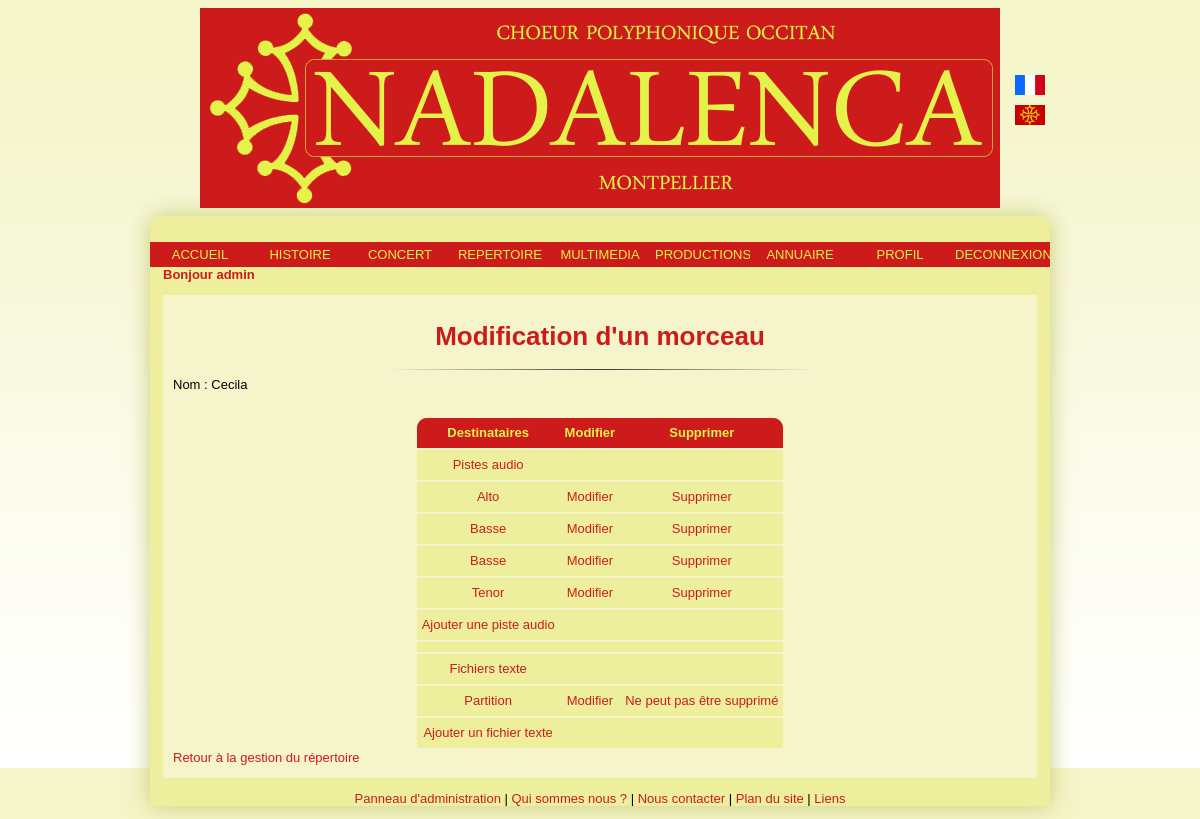
The page /Controleur/controlModifierRepertoire.php?idr=4 (signed in) on the database its author committed.
### tables this page shows
CREATE TABLE IF NOT EXISTS `utilisateur` (
  `id` int(11) NOT NULL AUTO_INCREMENT,
  `nom` varchar(255) NOT NULL,
  `prenom` varchar(255) NOT NULL,
  `email` varchar(255) NOT NULL,
  `mdp` varchar(255) NOT NULL,
  `statut` varchar(255) NOT NULL,
  `admin` tinyint(1) NOT NULL,
  `adresseP` varchar(255) NOT NULL,
  `codeP` varchar(255) NOT NULL,
  `ville` varchar(255) NOT NULL,
  `numtelF` varchar(14) NOT NULL,
  `numtelM` varchar(14) NOT NULL,
  `voix` varchar(255) NOT NULL,
  PRIMARY KEY (`id`),
  UNIQUE KEY `id` (`id`)
);

CREATE TABLE IF NOT EXISTS `repertoire` (
  `idr` int(10) NOT NULL AUTO_INCREMENT,
  `nom` varchar(255) NOT NULL,
  `idA` int(10) NOT NULL,
  `idT` int(10) NOT NULL,
  PRIMARY KEY (`idr`),
  KEY `idA` (`idA`),
  KEY `idT` (`idT`)
);

CREATE TABLE IF NOT EXISTS `audio` (
  `ida` int(10) NOT NULL AUTO_INCREMENT,
  `nom` varchar(255) NOT NULL,
  `nbfichier` int(2) NOT NULL,
  `nomfich1` varchar(255) NOT NULL,
  `dest1` varchar(255) NOT NULL,
  `nomfich2` varchar(255) NOT NULL,
  `dest2` varchar(255) NOT NULL,
  `nomfich3` varchar(255) NOT NULL,
  `dest3` varchar(255) NOT NULL,
  `nomfich4` varchar(255) NOT NULL,
  `dest4` varchar(255) NOT NULL,
  `nomfich5` varchar(255) NOT NULL,
  `dest5` varchar(255) NOT NULL,
  PRIMARY KEY (`ida`)
);

CREATE TABLE IF NOT EXISTS `texte` (
  `idt` int(10) NOT NULL AUTO_INCREMENT,
  `nom` varchar(255) NOT NULL,
  `nbfichier` int(2) NOT NULL,
  `nomfich1` varchar(255) NOT NULL,
  `dest1` varchar(255) NOT NULL,
  `nomfich2` varchar(255) NOT NULL,
  `dest2` varchar(255) NOT NULL,
  `nomfich3` varchar(255) NOT NULL,
  `dest3` varchar(255) NOT NULL,
  `nomfich4` varchar(255) NOT NULL,
  `dest4` varchar(255) NOT NULL,
  `nomfich5` varchar(255) NOT NULL,
  `dest5` varchar(255) NOT NULL,
  PRIMARY KEY (`idt`)
);

### Modele/Utilisateur.php (called while the page is built, shortened)
<?php
class Utilisateur
{
	private $prenom;
	public function getPrenom()
	{
		return $this->prenom;
	}
	public function __construct ($id, $nom, $prenom, $email, $mdp, $statut, $admin, $adresseP, $codeP, $ville, $numtelF, $numtelM, $voix)
	{
		$this->prenom = $prenom;
	}
	public static function getUtilisateurByEmail($email)
	{
		$req = "SELECT * FROM utilisateur WHERE email='$email'";
		$res = mysql_query($req) or die ("Erreur insertion : Classe Utilisateur / Fonction getUtilisateurByEmail ");
		$tuple = mysql_fetch_array($res);
		return new Utilisateur($tuple['id'], $tuple['nom'], $tuple['prenom'], $email, $tuple['mdp'], $tuple['statut'], $tuple['admin'], $tuple['adresseP'], $tuple['codeP'], $tuple['ville'], $tuple['numtelF'], $tuple['numtelM'], $tuple['voix']);
	}
}
?>

### Vue/viewModificationMorceau.php (the view, shortened to what this page needs)
<h1>Modification d'un morceau </h1>
<hr/>
<?php
	$res = mysql_query("SELECT * FROM repertoire WHERE idr = '$idR'");
	$tuple = mysql_fetch_array($res);
	echo "Nom : ".$tuple['nom'];
	$ida = $tuple['idA'];
	$idt = $tuple['idT'];
	$resaudio = mysql_query("SELECT * FROM audio WHERE ida = '$ida'") or die ("Erreur insertion, viewModificationMorceau, resaudio");
	$tupleaudio = mysql_fetch_array($resaudio);
	$restexte = mysql_query("SELECT * FROM texte WHERE idt = '$idt'") or die ("Erreur insertion / view ModificationMorceau, restexte");
	$tupletexte = mysql_fetch_array($restexte);
	echo "<table>
			<thead>
				<tr>
					<th>Destinataires</th>
					<th>Modifier</th>
					<th>Supprimer</th>
				</tr>
			</thead>
			<tbody>
				<tr>
					<td>Pistes audio</td>
					<td></td>
					<td></td>
				</tr>";
	switch($tupleaudio['nbfichier'])
	{
		case 4:
			echo "<tr>
					<td>".$tupleaudio['dest1']."</td>
					<td><a href=\"../Controleur/controlModificationMorceauAudio.php?ida=".$tupleaudio['ida']."&nb=1 \" > Modifier </a></td>
					<td><a href=\"../Controleur/controlSuppressionMorceauAudio.php?ida=".$tupleaudio['ida']."&nb=1 \" > Supprimer </a></td>
				</tr>";
			echo "<tr>
					<td>".$tupleaudio['dest2']."</td>
					<td><a href=\"../Controleur/controlModificationMorceauAudio.php?ida=".$tupleaudio['ida']."&nb=2 \" > Modifier </a></td>
					<td><a href=\"../Controleur/controlSuppressionMorceauAudio.php?ida=".$tupleaudio['ida']."&nb=2 \"> Supprimer </a></td>
				</tr>";
			echo "<tr>
					<td>".$tupleaudio['dest2']."</td>
					<td><a href=\"../Controleur/controlModificationMorceauAudio.php?ida=".$tupleaudio['ida']."&nb=3 \" > Modifier </a></td>
					<td><a href=\"../Controleur/controlSuppressionMorceauAudio.php?ida=".$tupleaudio['ida']."&nb=3 \"> Supprimer </a></td>
				</tr>";
			echo "<tr>
					<td>".$tupleaudio['dest4']."</td>
					<td><a href=\"../Controleur/controlModificationMorceauAudio.php?ida=".$tupleaudio['ida']."&nb=4 \"> Modifier </a></td>
					<td><a href=\"../Controleur/controlSuppressionMorceauAudio.php?ida=".$tupleaudio['ida']."&nb=4 \"> Supprimer </a></td>
				</tr>";
			echo "<tr>
					<td><a href=\"../Controleur/controlModificationMorceauAjoutAudio.php?ida=".$tupleaudio['ida']."&nb=5 \"> Ajouter une piste audio </a></td>
					<td></td>
					<td></td>
				</tr>";
			break;
	}
	echo "<tr>
			<td> </td>
			<td> </td>
			<td> </td>
		</tr>
		<tr>
			<td>Fichiers texte</td>
			<td></td>
			<td></td>
		</tr>";
	switch($tupletexte['nbfichier'])
	{
		case 1:
			echo "<tr>
					<td>".$tupletexte['dest1']."</td>
					<td><a href=\"../Controleur/controlModificationMorceauTexte.php?idt=".$tupletexte['idt']."&nb=1 \"> Modifier </a></td>
					<td>Ne peut pas être supprimé</td>
				</tr>";
			echo "<tr>
					<td><a href=\"../Controleur/controlModificationMorceauAjoutTexte.php?idt=".$tupletexte['idt']."&nb=2 \"> Ajouter un fichier texte </a></td>
					<td></td>
					<td></td>
				</tr>";
			break;
	}
	echo "</tbody>
	</table>";
?>
<a href="../Controleur/controlRepAdmin.php"> Retour à la gestion du répertoire</a>

### Controleur/menu.php (shortened to what this page needs)
	<body>
	<div id="page">
		<div id="banniere">
			<img src="../Images/banniere_nada.png" alt="banniere" title="Association Polyphonique Nadalenca de Montpellier"/>
			<ul id="drapeau">
				<li><a href="./controlAccueil.php?lang=fr"><img src="../Images/drapfr.png" title="Site de l'Association Nadalenca en français" alt="drapeau_fr"/></a></li>
				<li><a href="./controlAccueil.php?lang=occ"><img src="../Images/drapoc.png" title="Site de l'Association Nadalenca en occitan" alt="occitan_fr"/></a></li>
			</ul>
		</div>
		<div id="corps">
<?php
	include("../Modele/Utilisateur.php");
	if(isset($_SESSION['login']))
	{
		$email = $_SESSION['login'];
		$profil = Utilisateur::getUtilisateurByEmail($email);
		?>
				<ul id="menu_mem">
					<li><a href="./controlAccueil.php?lang=<?php echo $_SESSION['langue']; ?>">ACCUEIL</a></li>
					<li><a href="./controlHistoire.php?lang=<?php echo $_SESSION['langue']; ?>">HISTOIRE</a></li>
					<li><a href="./controlConcert.php">CONCERT</a>
						</li>
					<li><a href="./controlRepertoireHistoire.php?lang=<?php echo $_SESSION['langue']; ?>">REPERTOIRE</a></li>
					<li><a>MULTIMEDIA</a>
						</li>
					<li><a href="./controlProduction.php">PRODUCTIONS</a></li>
					<li><a href="./controlAnnuaire.php">ANNUAIRE</a></li>
					<li><a href="./controlProfil.php">PROFIL</a></li>
					<li><a href="./deconnexion.php">DECONNEXION</a></li>
				</ul>
				<h4>Bonjour <?php echo ($profil->getPrenom());?></h4>
			<div id="contenu">
<?php
}
?>

### style.css (style rules this page uses)
html { text-align: justify; font-family: sans-serif; font-size: small; background:url(./Images/fond.png) #f4f5c8 repeat-x fixed; }
#drapeau { list-style-type: none; margin-left: 63em; margin-top: -11em; background-attachment:fixed; }
#drapeau li { padding-top: 10px; }
#drapeau img { width: 30px; height: 20px; }
#page { width: 900px; height: 100%; margin: auto; }
#banniere { width: 100%; height: 100%; text-align: center; }
img { display: block; margin: 0; margin-right: auto; margin-left: auto; }
#menu_mem { width: 100%; list-style-type: none; margin: 0; margin-top: -3em; padding: 0; text-align: center; }
#menu_mem li { float: left; width: 100px; }
#menu_mem li a { display:block; color:#e5f24a; background-color:#cd1b1b; margin:0; padding:5px 5px; border:0; text-decoration:none; }
#menu_mem li a:link, #menu_mem li a:visited { display:block; color:#e5f24a; background-color:#cd1b1b; margin:0; padding:5px 5px; border:0; text-decoration:none; }
#corps { width:100%; height:100%; margin-top:7em; border-radius: 10px 10px 0 0; background-color:#edef9c; box-shadow:0px 0px 23px #cacc7b; padding-top:5em; }
#contenu { background-color: #f6f4ca; margin-right: 1em; margin-left: 1em; padding-left: 10px; padding-right: 10px; padding-bottom: 1em; }
h1 { text-align: center; margin-top: 2em; padding-top: 1em; color: #cd1b1b; }
h4 { margin: 0; margin-left: 1em; margin-bottom:-4em; color: #cd1b1b; }
hr { width: 50%; border: 0; height: 1px; background-image: -webkit-linear-gradient(left, rgba(0,0,0,0), rgba(0,0,0,0.75), rgba(0,0,0,0)); background-image: -moz-linear-gradient(left, rgba(0,0,0,0), rgba(0,0,0,0.75), rgba(0,0,0,0)); background-image: -ms-linear-gradient(left, rgba(0,0,0,0), rgba(0,0,0,0.75), rgba(0,0,0,0)); background-image: -o-linear-gradient(left, rgba(0,0,0,0), rgba(0,0,0,0.75), rgba(0,0,0,0)); }
a:link, a:visited { text-decoration: none; color: #cd1b1b; }
table { vertical-align: middle; margin: auto; margin-top:2em; padding : auto; background-color: #cd1b1b; border:none; border-collapse:collapse; border-radius: 10px 10px 0 0; }
td, th { padding: 5px; border:none; border-collapse:collapse; color: #333; text-align: center; }
th { line-height: 20px; background-color:#cd1b1b; color: #e5f24a; border-radius: 10px 10px 0 0; }
td { line-height: 20px; border-bottom: 2px solid #f6f4ca; border-top: 2px solid #f6f4ca; background-color:#edef9c; color: #cd1b1b; }
h4 { margin: 0; margin-left: 1em; margin-bottom:-3em; color: #cd1b1b; }

### rows shown on the page
utilisateur: prenom "admin"
repertoire: nom "Cecila"
audio: dest1 "Alto", dest2 "Basse", dest4 "Tenor"
texte: dest1 "Partition"
